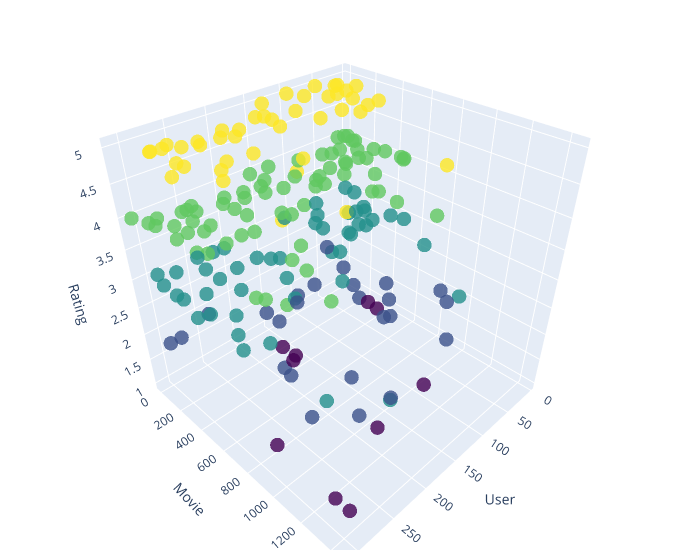

The code cell stored with this chart in its notebook:
### Code cell
data = pd.read_csv('ml-100k/u.data', sep = '\t', names = ['user id', 'item id', 'rating', 'timestamp'])
data.drop('timestamp', axis = 1, inplace = True)

trace = go.Scatter3d(
    x = data['user id'][:200],  
    y = data['item id'][:200],  
    z = data['rating'][:200],  
    mode='markers',
    marker={
        'size': 5,
        'opacity': 0.8,
        'color' : data['rating'][:200],                
        'colorscale' : 'Viridis'
    }
)

layout = go.Layout(
    margin={'l': 0, 'r': 0, 'b': 0, 't': 0} 
)

df = [trace]

fig = go.Figure(data=df, layout=layout)


fig.update_layout(scene = dict(
                    xaxis_title='User',
                    yaxis_title='Movie',
                    zaxis_title='Rating'),
                    width=700,
                    margin=dict(r=20, b=10, l=10, t=10))

iplot(fig)

### Figure 1 — Plotly figure (JSON) as saved in the notebook; plotly's stock layout.template omitted (floating-point values rounded to 4 significant figures; data arrays with more than 128 entries replaced by an {"elided": "..."} marker saying what was removed)
{"data": [{"marker": {"color": {"elided": "200 int values"}, "colorscale": [[0, "#440154"], [0.1111, "#482878"], [0.2222, "#3e4989"], [0.3333, "#31688e"], [0.4444, "#26828e"], [0.5556, "#1f9e89"], [0.6667, "#35b779"], [0.7778, "#6ece58"], [0.8889, "#b5de2b"], [1, "#fde725"]], "opacity": 0.8, "size": 5}, "mode": "markers", "type": "scatter3d", "x": {"elided": "200 int values"}, "y": {"elided": "200 int values"}, "z": {"elided": "200 int values"}}], "layout": {"margin": {"b": 10, "l": 10, "r": 20, "t": 10}, "scene": {"xaxis": {"title": {"text": "User"}}, "yaxis": {"title": {"text": "Movie"}}, "zaxis": {"title": {"text": "Rating"}}}, "width": 700}}
